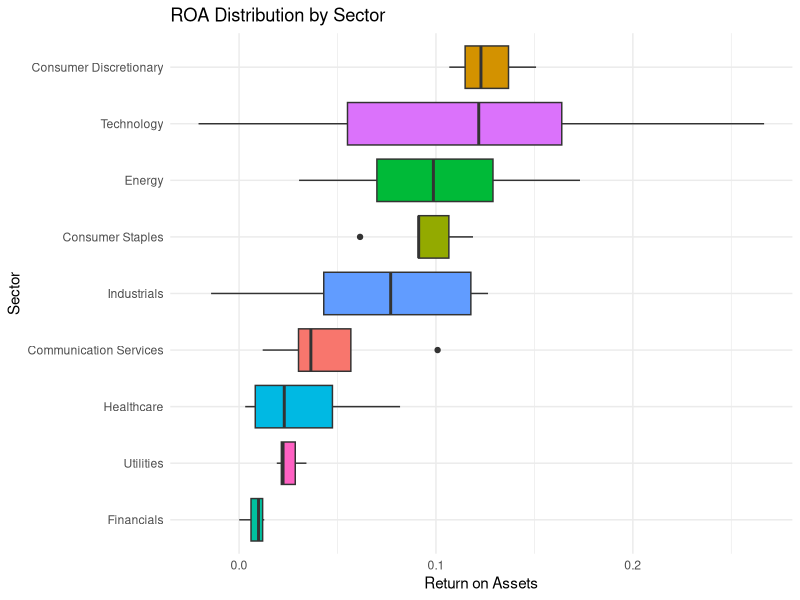
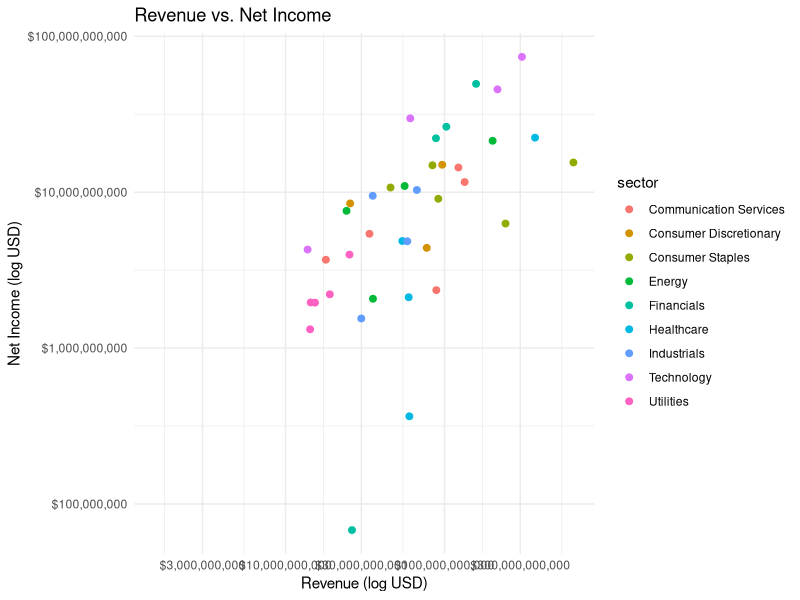

The R source for these figures, in order:
## ---- chunk 1
#| label: load-clean-fin
library(readr)
library(dplyr)
library(ggplot2)

fin <- read_csv("data/clean/company_financials_clean.csv")
glimpse(fin)
## ---- chunk 2
#| label: summary-stats
summary(fin %>% select(Revenue, NetIncome, TotalAssets, ROA, ROE, Debt_to_Equity, Profit_Margin))
## ---- chunk 3
#| label: roa-by-sector
#| fig-cap: "Return on Assets by Sector"
#| fig-width: 8
#| fig-height: 5
fin %>%
  ggplot(aes(x = reorder(sector, ROA, FUN = median), y = ROA, fill = sector)) +
  geom_boxplot() +
  coord_flip() +
  labs(x = "Sector", y = "Return on Assets", title = "ROA Distribution by Sector") +
  theme_minimal() +
  theme(legend.position = "none")
## ---- chunk 4
#| label: rev-vs-netincome
#| fig-cap: "Revenue vs Net Income (log scale)"
fin %>%
  ggplot(aes(x = Revenue, y = NetIncome, color = sector)) +
  geom_point(size = 2) +
  scale_x_log10(labels = scales::dollar_format()) +
  scale_y_log10(labels = scales::dollar_format()) +
  labs(x = "Revenue (log USD)", y = "Net Income (log USD)", title = "Revenue vs. Net Income") +
  theme_minimal()
